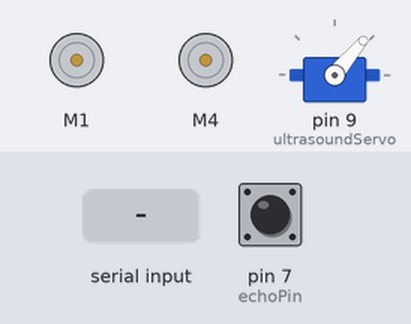
Bench run of a sketch on a simulated Arduino Uno, built with avr-gcc and run on an emulated ATmega328P. On the bench: 2 × DC motor (green arrow = forward, orange = backward, longer = faster), servo. Inputs (shaded band) come from the test bench; at power-on: pin 7 (echoPin) LOW.

Above: at 11.4 s.
11.5 s: pin 7 (echoPin) pulsed HIGH 5 times (0.12 s each, 0.3 s apart)
At 13.2 s:
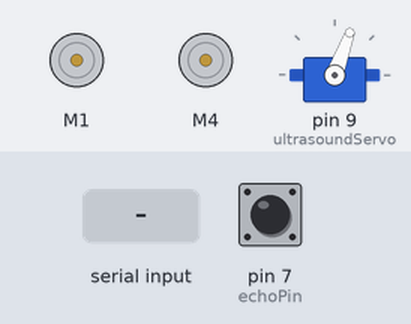
18.3 s: "F" received over the second serial link
At 20.1 s:
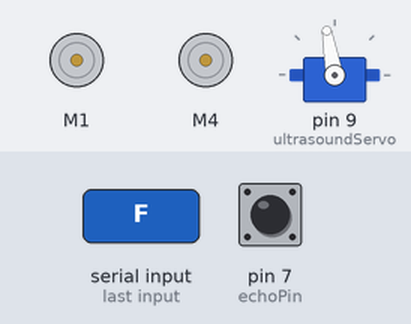
At 37.5 s:
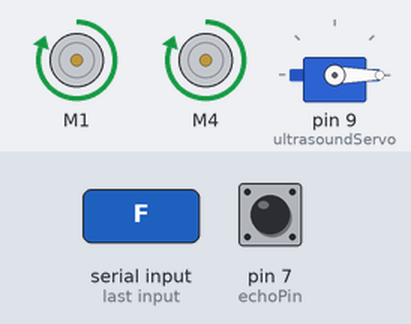
Timing chart, 0 to 44.3 s (numbered marks = the images above; inputs shaded):
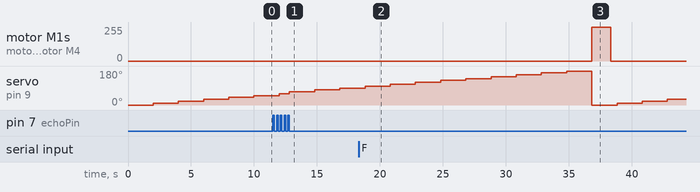

Measured:
- after the input at 18.3 s, motor M1, motor M4: stopped → forward 255/255 after 18.5 s, → stopped 1.5 s later

The sketch:

done2.ino
```cpp
#include <AFMotor.h>
#include <SoftwareSerial.h>
#include <Servo.h>

SoftwareSerial BTSerial(2, 3); // RX, TX, connected to pins 2 and 3 on Arduino Uno
Servo ultrasoundServo; // Define the servo object

// Create the motor shield object with the default I2C address
AF_DCMotor motor1(1); // Motor M1
AF_DCMotor motor2(4); // Motor M4

const int trigPin = 6; // Pin connected to the ultrasonic sensor's trigger pin
const int echoPin = 7;
long duration;
int distance;

void setup() {
  // Set up serial communication with a baud rate of 9600
  BTSerial.begin(9600);

  // Set up motors
  motor1.setSpeed(255);
  motor2.setSpeed(255);

  // Set up the servo
  ultrasoundServo.attach(9); // Attach the servo to pin 9
}

void loop() {
  if (BTSerial.available()) {
    char command = BTSerial.read(); // Read the incoming command from Bluetooth

    // Perform action based on the received command
    switch (command) {
      case 'F': // Forward
        forward();
        break;
      case 'B': // Backward
        backward();
        break;
      case 'L': // Left-forward
        leftForward();
        break;
      case 'R': // Right-forward
        rightForward();
        break;
      case 'S': // Stop
        stop();
        break;
    }
  }

  // Rotate the ultrasonic sensor to scan for obstacles
  for (int angle = 0; angle <= 180; angle += 10) {
    ultrasoundServo.write(angle); // Rotate the servo to the current angle
    delay(500); // Wait for the servo to reach the position

    // Measure the distance using ultrasonic sensor
    digitalWrite(trigPin, LOW);
    delayMicroseconds(2);
    digitalWrite(trigPin, HIGH);
    delayMicroseconds(10);
    digitalWrite(trigPin, LOW);
    duration = pulseIn(echoPin, HIGH);
    distance = duration * 0.034 / 2;

    // Check if obstacle is detected
    if (distance < 20) { // Adjust this threshold as needed
      // Perform an action to avoid the obstacle
      // For example, stop and turn
      stop();
      delay(500); // Stop for a moment
      // Choose appropriate avoidance action here
    }
  }
}

void forward() {
  motor1.run(FORWARD);
  motor2.run(FORWARD);
}

void backward() {
  motor1.run(BACKWARD);
  motor2.run(BACKWARD);
}

void leftForward() {
  motor1.run(BACKWARD);
  motor2.run(FORWARD);
  delay(500); // Adjust this delay according to the time needed for the turn
  forward(); // Move forward after turning left
}

void rightForward() {
  motor1.run(FORWARD);
  motor2.run(BACKWARD);
  delay(500);
  forward();
}

void stop() {
  motor1.run(RELEASE);
  motor2.run(RELEASE);
}
```
